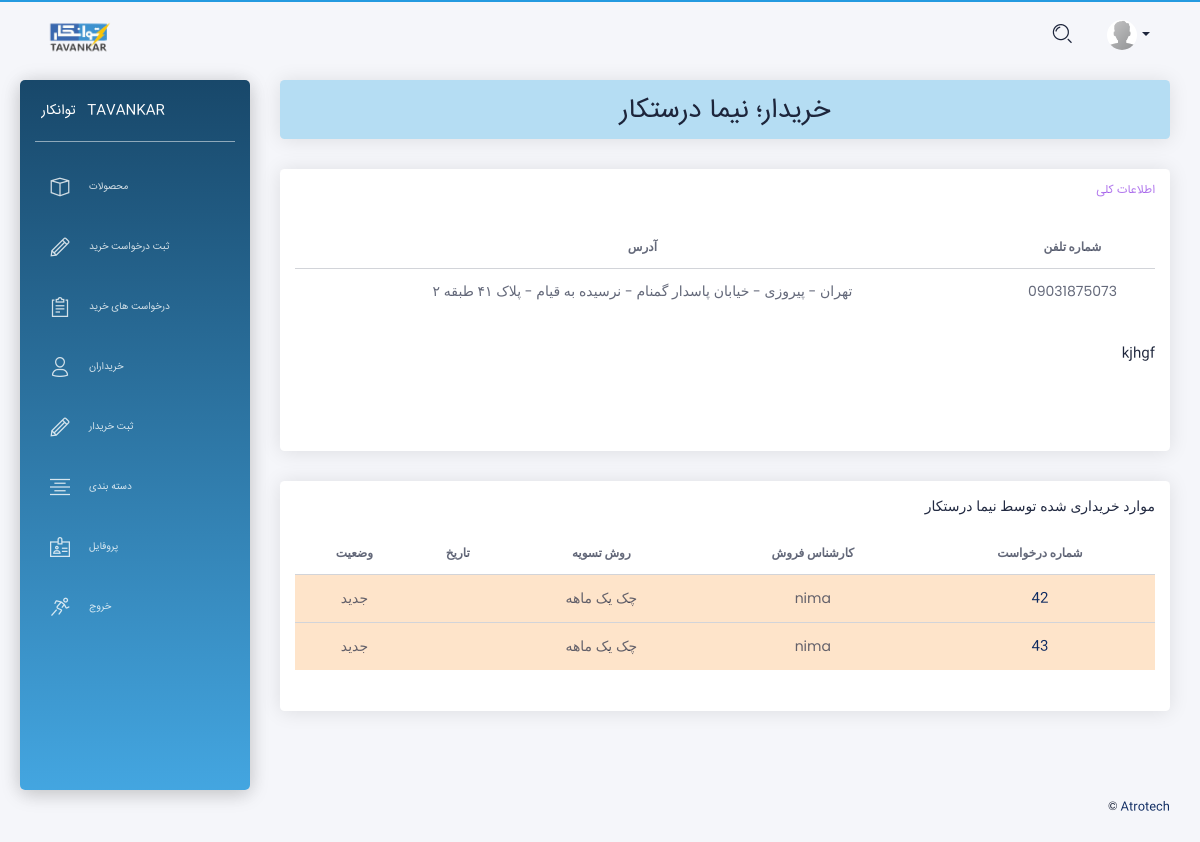
The app's page /buyer_detail/2/ (signed in), older data.
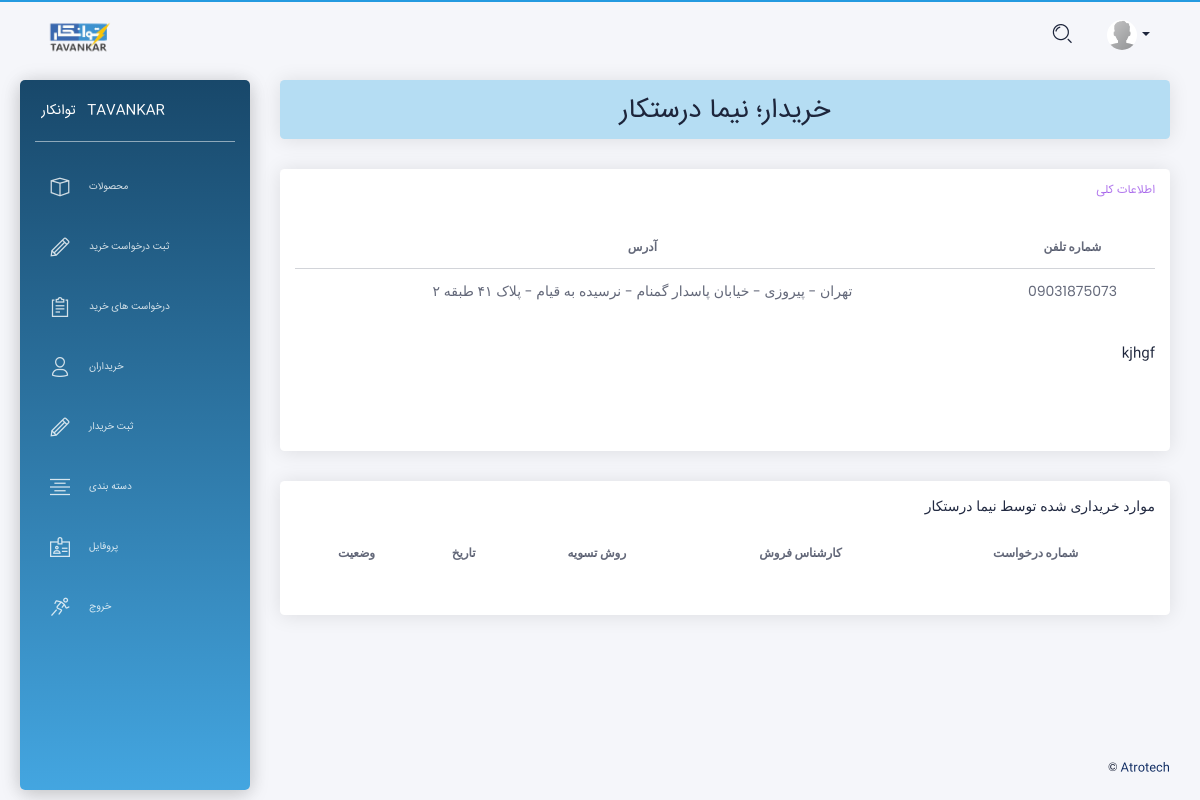
The same page, newer data.
### app/models.py (models this page shows, shortened)
class Profile(models.Model):
  user = models.OneToOneField(User, on_delete=models.CASCADE,unique=True,related_name='profile',verbose_name = "کاربر")
  phone = models.CharField(max_length=50,null=True, blank=True,verbose_name = " شماره تماس  ")
  address = models.CharField(max_length=3000,null=True, blank=True,verbose_name = " آدرس  ")
  user_photo = models.ImageField(upload_to='user_uploads/user_photo',default='user_uploads/user_photo/default.png',null=True, blank=True,verbose_name = "تصویر کاربر")
  class Meta:
      verbose_name = "پروفایل"
      verbose_name_plural = " پروفایل ها "

class Buyers(models.Model):
    name = models.CharField(max_length=200, unique=True, verbose_name = "نام")
    phone_number = models.CharField(max_length=50,null=True, blank=True,verbose_name = "شماره تلفن")
    address=models.CharField(max_length=200,null=True, blank=True,verbose_name = "آدرس")
    description = models.TextField(max_length=1000, null=True, blank=True, verbose_name = "توضیحات")
    class Meta:
        verbose_name = "خریدار"
        verbose_name_plural = "خریداران"

class Purchase_request(models.Model):
    user = models.ForeignKey(User, on_delete=models.CASCADE,verbose_name = "کارشناس فروش")
    buyer = models.ForeignKey(Buyers ,on_delete=models.CASCADE, verbose_name = "خریدار")
    description=models.TextField(max_length=1000, null=True, blank=True, verbose_name = "توضیحات")
    CHOICES1 = ( ('نقدی پای بار','نقدی پای بار'), ('چک یک ماهه','چک یک ماهه'), ('چک دو ماهه','چک دو ماهه'), ('چک سه ماهه','چک سه ماهه') )
    method = models.CharField(max_length=30,choices=CHOICES1, verbose_name = "روش تسویه")
    discount = models.IntegerField(default='0',validators=[MinValueValidator(0),MaxValueValidator(100)], verbose_name = "درصد تخفیف" )
    date = jmodels.jDateField(auto_now_add=True, verbose_name = "تاریخ")
    CHOICES2 = ( ('جدید','جدید'), ('برسی شده','برسی شده') )
    status= models.CharField(max_length=20,choices=CHOICES2, default='جدید', verbose_name = "وضعیت")
    def get_absolute_url(self):
        return reverse('app:purchase_request_detail',args=[self.id])
    class Meta:
        verbose_name = "درخواست خرید"
        verbose_name_plural = "درخواست های خرید"

### app/views.py (the view)
# urls.py: path('buyer_detail/<int:id>/',views.buyer_detail,name='buyer_detail'),
@login_required()
def buyer_detail(request, id):
    buyer = get_object_or_404(models.Buyers, id=id)
    buyer_requests = models.Purchase_request.objects.filter(buyer=buyer)
    context = {'buyer':buyer, 'buyer_requests':buyer_requests}
    return render(request, 'buyer_detail.html', context)

### templates/buyer_detail.html (shortened to what this page needs)
{% extends "layouts/base.html" %}
{% block content %}
<div class="row">
  <div class="col-md-12">
    <div class="card card-lavender">
      <div class="card-header">
        <h2 class="card-title" dir="rtl" align="center"> خریدار؛  {{ buyer.name }} </h2>
      </div>
    </div>
  </div>
</div>
<div class="row">
  <div class="col-md-12" dir="rtl" align="right">
    <div class="card card-user">
      <div class="card-header">
        <h6 class="card-title" style="color:#8d39e4ad;"> اطلاعات کلی </h6>
      </div>
      <div class="card-body">
        <table class="table tablesorter text-center" id="">
          <thead class=" text-primary">
            <tr class="bold">
              <th> شماره تلفن </th>
              <th> آدرس </th>
            </tr>
          </thead>
          <tbody>
            <tr>
              <td> {{ buyer.phone_number }} </td>
              <td> {{ buyer.address }} </td>
            </tr>
          </tbody>
        </table>
        <div align="right" dir="rtl" class="card-description">
          <p class="category"> {{ buyer.description|linebreaks }} </p>
        </div>
      </div>
    </div>
  </div>
  <div class="col-md-12">
    <div class="card" align="right" dir="rtl">
      <div class="card-header"> موارد خریداری شده توسط {{ buyer.name }} </div>
      <div class="card-body">
        <div class="table-responsive">
          <table class="table tablesorter text-center" id="">
            <thead class=" text-primary">
              <tr class="bold">
                <th> شماره درخواست </th>
                <th> کارشناس فروش </th>
                <th> روش تسویه </th>
                <th> تاریخ </th>
                <th> وضعیت </th>
              </tr>
            </thead>
            <tbody>
            {% for Purchase_request in buyer_requests %}
              {% if Purchase_request.status == 'جدید' %}
               <tr style="background-color:#f98f223d;">
              {% else %}
               <tr>
              {% endif %}
                <td><a href="{{ Purchase_request.get_absolute_url }}"> {{ Purchase_request.id }} </a></td>
                <td> {{ Purchase_request.user }} </td>
                <td> {{ Purchase_request.method }} </td>
                <td> {{ Purchase_request.date }} </td>
                <td> {{ Purchase_request.status }} </td>
              </tr>
            {% endfor %}
            </tbody>
          </table>
        </div>
      </div>
    </div>
  </div>
</div>
{% endblock content %}

### templates/layouts/base.html (shortened to what this page needs)
<!DOCTYPE html>
<html lang="en">
{% load static %}
{% load bootstrap %}
<head>
  <link href="https://use.fontawesome.com/releases/v5.0.6/css/all.css" rel="stylesheet">
  <link href="{% static 'assets/css/nucleo-icons.css' %}" rel="stylesheet" />
  <link href="{% static 'assets/css/black-dashboard.css' %}" rel="stylesheet" />
  <link rel="stylesheet" href="https://cdnjs.cloudflare.com/ajax/libs/normalize/5.0.0/normalize.min.css">
  <link href="{% static 'assets/css/mold_img_slider.css' %}" rel="stylesheet" />
</head>
<body class="white-content">
  <div class="wrapper">
    {% include 'includes/sidebar.html' %}
    <div class="main-panel" data="dark-blue">
      {% include 'includes/navigation.html' %}
      <div class="content">
        {% block content %}{% endblock content %}
      </div>
      {% include 'includes/footer.html' %}
    </div>
  </div>
</body>
</html>

### templates/includes/sidebar.html
    <div class="sidebar" data="dark-blue">
      <div class="sidebar-wrapper">
        <div class="logo">
          <a target="_blank" href="https://atrotech.ir" class="simple-text logo-mini">
             توانکار
          </a>
          <a target="_blank" href="https://atrotech.ir" class="simple-text logo-normal">
            Tavankar
          </a>
        </div>
        <ul class="nav">
        {% if user.is_authenticated %}
          <li class="{% if request.path == '/product' %} active {% endif %}">
            <a href="{% url 'app:product' %}">
              <i class="tim-icons icon-app"></i>
              <p> محصولات </p>
            </a>
          </li>
          <li class="{% if request.path == '/register_purchase_request' %} active {% endif %}">
            <a href="{% url 'app:register_purchase_request' %}">
              <i class="tim-icons icon-pencil"></i>
              <p> ثبت درخواست خرید </p>
            </a>
          </li>
          <li class="{% if request.path == '/purchase_request' %} active {% endif %}">
            <a href="{% url 'app:purchase_request' %}">
              <i class="tim-icons icon-notes"></i>
              <p> درخواست های خرید </p>
            </a>
          </li>
          <li class="{% if request.path == '/buyers' %} active {% endif %}">
            <a href="{% url 'app:buyers' %}">
              <i class="tim-icons icon-single-02"></i>
              <p> خریداران </p>
            </a>
          </li>
          <li class="{% if request.path == '/register_buyer' %} active {% endif %}">
            <a href="{% url 'app:register_buyer' %}">
               <i class="tim-icons icon-pencil"></i>
              <p> ثبت خریدار </p>
            </a>
          </li>
          <li class="{% if request.path == '/category' %} active {% endif %}">
            <a href="{% url 'app:category' %}">
              <i class="tim-icons icon-align-center"></i>
              <p> دسته بندی </p>
            </a>
          </li>
          <li class="{% if request.path == '/profile' %} active {% endif %}">
            <a href="{% url 'app:profile' %}">
              <i class="tim-icons icon-badge"></i>
              <p> پروفایل </p>
            </a>
          </li>
          <li>
            <a href="{% url 'account_logout' %}" >
              <i class="tim-icons icon-user-run"></i>
              <p> خروج </p>
            </a>
          </li>
          {% endif %}
        </ul>
      </div>
    </div>

### templates/includes/navigation.html (shortened to what this page needs)
{% load static %}
      <nav class="navbar navbar-expand-lg navbar-absolute navbar-transparent">
        <div class="container-fluid">
          <div class="navbar-wrapper">
            <a class="navbar-brand" href="javascript:void(0)">
              <img class="avatar" width="45%" src="{% static 'assets/img/logo.png' %}" alt="logo">
            </a>
          </div>
          <div class="collapse navbar-collapse" id="navigation">
            {% if user.is_authenticated %}
            <ul class="navbar-nav ml-auto">
              <li class="search-bar input-group">
                <button class="btn btn-link" id="search-button" data-toggle="modal" data-target="#searchModal"><i class="tim-icons icon-zoom-split" ></i>
                </button>
              </li>
              <li class="dropdown nav-item">
                <a href="#" class="dropdown-toggle nav-link" data-toggle="dropdown">
                  <div class="photo">
                    <img src="{{ request.user.profile.user_photo.url }}" alt="Profile Photo">
                  </div>
                  <b class="caret d-none d-lg-block d-xl-block"></b>
                </a>
              </li>
            </ul>
            {% endif %}
          </div>
        </div>
      </nav>

### templates/includes/footer.html
  <footer class="footer">
    <div class="container-fluid">
      <div class="copyright">
        &copy; <a target="_blank" href="https://www.Atrotech.ir">Atrotech</a>
      </div>
    </div>
  </footer>

### templates/includes/scripts.html (shortened to what this page needs)
{% load static %}

Row changes from the older to the newer data that the page shows:
removed Purchase_request: id "42", user "nima", method "چک یک ماهه", status "جدید"
removed Purchase_request: id "43", user "nima", method "چک یک ماهه", status "جدید"
